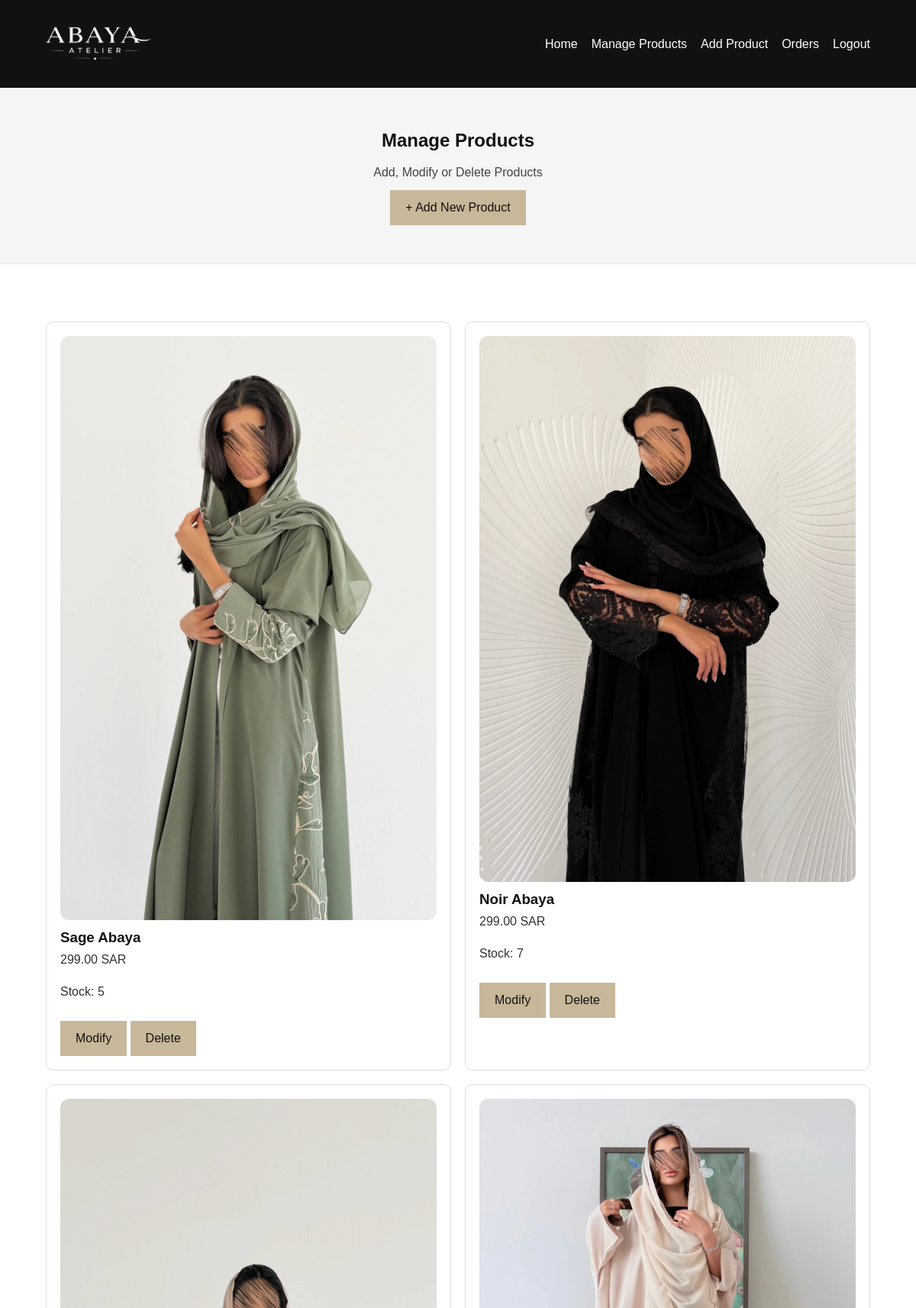
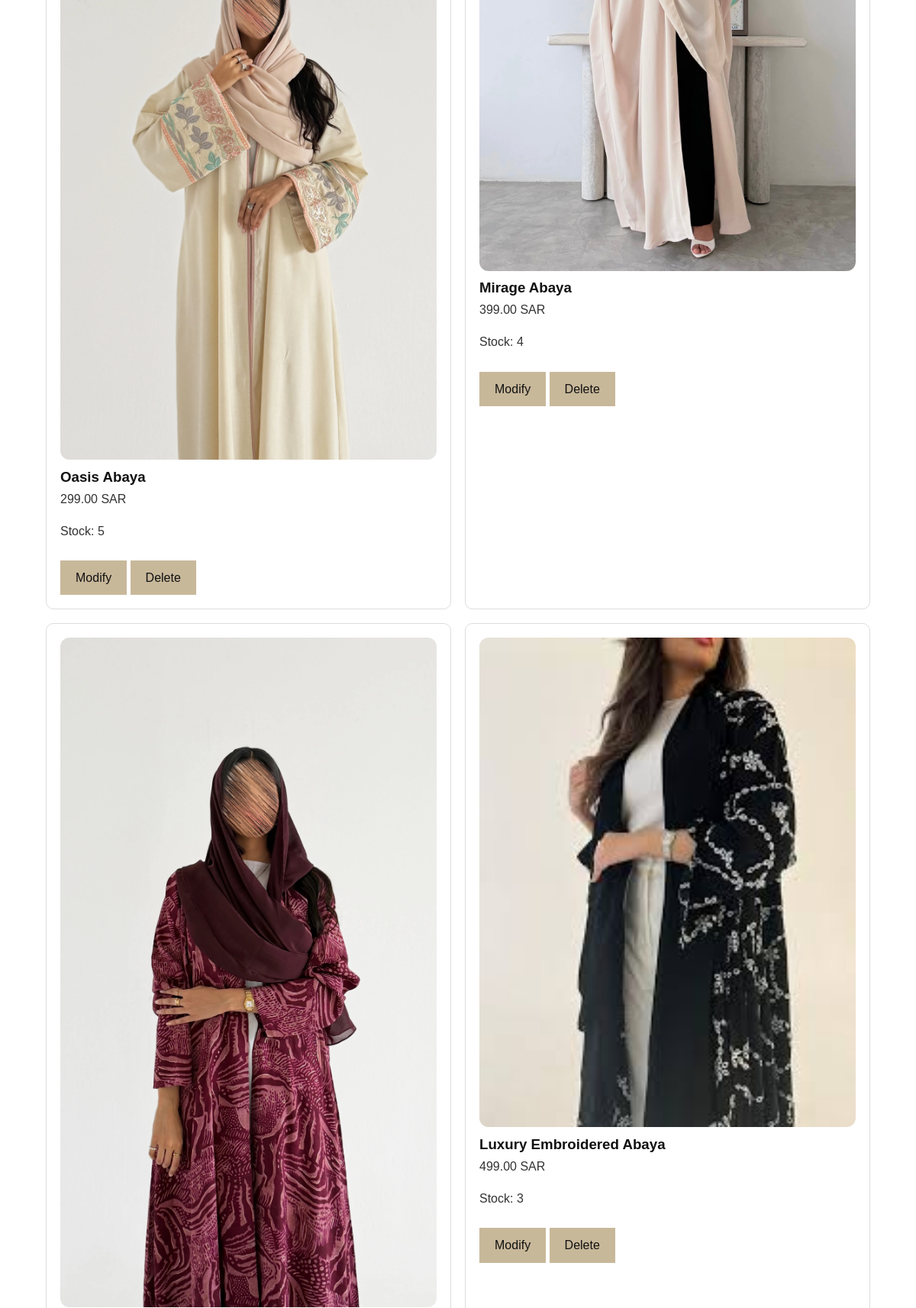
/AdminPages/manage_product.php (upper part), run on the app's committed database (2 pictures, top to bottom).
### tables this page shows
CREATE TABLE `product` (
  `ProductID` int(11) NOT NULL,
  `Name` varchar(100) NOT NULL,
  `Price` decimal(10,2) NOT NULL,
  `Stock` int(11) NOT NULL DEFAULT 0,
  `Color` varchar(50) DEFAULT NULL,
  `Description` text DEFAULT NULL,
  `Image` varchar(255) DEFAULT NULL,
  `Size` varchar(20) DEFAULT NULL
);

### AdminPages/manage_product.php (the view, shortened to what this page needs)
<?php
include '../db.php';
$products = mysqli_query($conn, "SELECT * FROM product ORDER BY ProductID DESC");
?>
<!DOCTYPE html>
<html lang="en">
<head>
<link rel="stylesheet" href="../css/style.css">
</head>
<body>
<header>
<div class="container header-container">
<img src="../images/logo.png" class="logo" alt="Abaya Atelier Logo">
<nav>
<ul class="nav-links">
<li><a href="AdminHome.php">Home</a></li>
<li><a href="manage_product.php">Manage Products</a></li>
<li><a href="add-product.php">Add Product</a></li>
<li><a href="Orders.php">Orders</a></li>
<li><a href="../index.php">Logout</a></li>
</ul>
</nav>
</div>
</header>
<main>
<section class="about-hero-simple">
<div class="container">
<h1>Manage Products</h1>
<p>Add, Modify or Delete Products</p>
<a href="add-product.php" class="btn">+ Add New Product</a>
</div>
</section>
<section class="about">
<div class="container">
<div class="about-grid-simple">
<?php while($row = mysqli_fetch_assoc($products)): ?>
<div class="about-card-simple">
<img src="../images/<?php echo htmlspecialchars($row['Image']); ?>"
style="width:100%; border-radius:12px;"
alt="<?php echo htmlspecialchars($row['Name']); ?>">
<h3><?php echo htmlspecialchars($row['Name']); ?></h3>
<p><?php echo number_format($row['Price'], 2); ?> SAR</p>
<p>Stock: <?php echo (int)$row['Stock']; ?></p>
<a class="btn" href="edit_product.php?id=<?php echo $row['ProductID']; ?>">
    Modify
</a>
<a class="btn" href="manage_product.php?delete=<?php echo $row['ProductID']; ?>"
onclick="return confirm('Delete this product?');">
Delete
</a>
</div>
<?php endwhile; ?>
</div>
</div>
</section>
</main>
</body>
</html>

### css/style.css (style rules this page uses)
* { margin: 0; padding: 0; box-sizing: border-box; }
body { font-family: Arial, sans-serif; line-height: 1.6; background-color: #ffffff; color: #111; }
.container { width: 90%; max-width: 1100px; margin: auto; }
header { background-color: #111; color: white; padding: 15px 0; }
.header-container { display: flex; justify-content: space-between; align-items: center; }
.logo { height: 55px; width: auto; }
.nav-links { list-style: none; display: flex; gap: 18px; flex-wrap: wrap; }
.nav-links li { display: inline; }
.nav-links a { color: white; text-decoration: none; }
.btn { display: inline-block; background-color: #c8b89a; color: #111; padding: 10px 20px; text-decoration: none; margin-top: 10px; }
.about { padding: 45px 0; }
.about p { margin-bottom: 15px; max-width: 700px; line-height: 1.7; }
.about-hero-simple { background: #f5f5f5; padding: 50px 0; text-align: center; border-bottom: 1px solid #e6e6e6; }
.about-hero-simple h1 { margin-bottom: 10px; }
.about-hero-simple p { max-width: 750px; margin: auto; color: #444; }
.about-grid-simple { display: grid; grid-template-columns: repeat(2, 1fr); gap: 18px; margin-top: 30px; }
.about-card-simple { border: 1px solid #ddd; background: #fff; padding: 18px; border-radius: 10px; }
.about-card-simple p { color: #333; }
header { padding: 30px 0; }
body, html { height: 100%; margin: 0; padding: 0; }
main { flex: 1; }
body { min-height: 100vh; display: flex; flex-direction: column; }
main, .container { flex: 1; }

### data on the page
product: Image (picture), Name "Sage Abaya", Price "299.00", Stock "5"
product: Image (picture), Name "Noir Abaya", Price "299.00", Stock "7"
product: Image (picture), Name "Oasis Abaya", Price "299.00", Stock "5"
product: Image (picture), Name "Mirage Abaya", Price "399.00", Stock "4"
product: Image (picture)
product: Image (picture), Name "Luxury Embroidered Abaya", Price "499.00", Stock "3"
